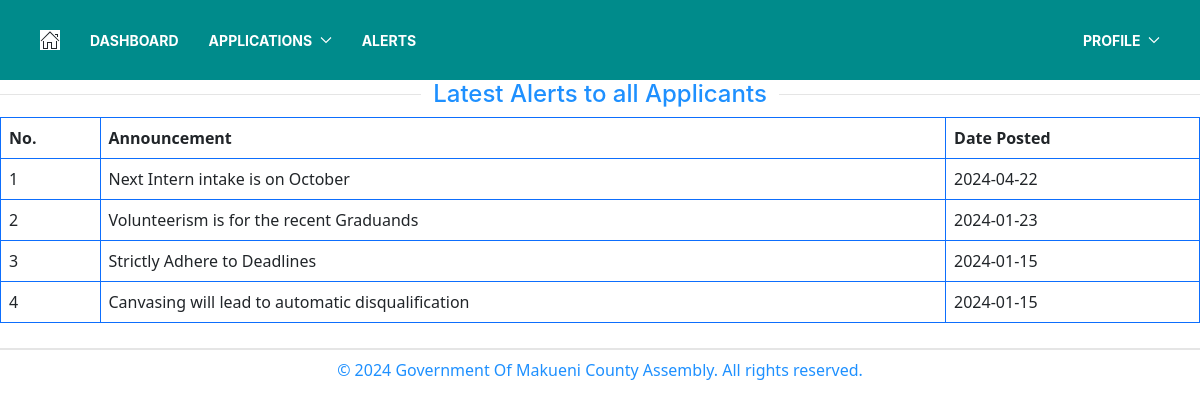
Screenshot of /announcements.php (signed in) with the database file from the repository.
### tables this page shows
CREATE TABLE `updates` (
  `uid` int(255) NOT NULL,
  `posts` varchar(255) NOT NULL,
  `Date` date NOT NULL DEFAULT current_timestamp()
);

### announcements.php (the view, shortened to what this page needs)
<?php
include 'menu.php';
?>
<!doctype html>
<html lang="en">
<head>
<link rel="stylesheet" href="https://cdn.jsdelivr.net/npm/uikit@3.19.4/dist/css/uikit.min.css" />
<link href="https://cdn.jsdelivr.net/npm/bootstrap@5.0.2/dist/css/bootstrap.min.css" rel="stylesheet">
</head>
<body>
<h4 class="uk-heading-line uk-text-center"><span style="color:dodgerblue;">Latest Alerts to all Applicants</span></h4>
<table class="table table-bordered border-primary">
<thead>
<tr>
<th scope="col">No.</th>
<th scope="col">Announcement</th>
<th scope="col">Date Posted</th>
</tr>
</thead>
<tbody>
<tr>
<?php
$sql = "SELECT * FROM updates ORDER BY DATE DESC";
$query = $conn->prepare($sql);
$query->execute();
$fetch = $query->fetchAll();
$i=1;
foreach ($fetch as $key => $value) { ?>
<td><?php echo $i++ ?></td>
<td><?php echo $value ['posts']?></td>
<td><?php echo $value ['Date']?></td>
</tr>
<?php } ?>
</tbody>
</table>
<h1 class="uk-heading-divider"></h1>
</body>
</html>
<?php include 'footer.php'; ?>

### menu.php (shortened to what this page needs)
<!DOCTYPE html>
<html>
<head>
<link rel="stylesheet" href="css/uikit.min.css" />
</head>
<body>
<nav class="uk-navbar-container" style="background-color:darkcyan;" uk-sticky="media: 640" >
<div class="uk-container">
<div  uk-navbar>
<div class="uk-navbar-left">
<a uk-icon="home" style="background-color:white;font-weight: 700;" ></a>
<ul class="uk-navbar-nav">
<li class="uk-active"><a href="dashboard.php" style="font-weight:700;color:white;">Dashboard</a></li>
<li>
<a href="#" style="font-weight:700;color:white;">Applications<span uk-navbar-parent-icon></span></a>
</li>
<li><a href="announcements.php" style="font-weight:700;color:white;">Alerts</a></li>
</ul>
</div>
<div class="uk-navbar-right">
<ul class="uk-navbar-nav">
<li>
<a style="font-weight:700;color:white;">Profile <span uk-navbar-parent-icon></span></a>
</li>
</ul>
</div>
</div>
</div>
</nav>
</body>
</html>

### footer.php
<center>
<footer>
	<p style="color:dodgerblue;">© 2024 Government Of Makueni County Assembly. All rights reserved.</p>
</footer>
</center>

### rows the page displays
updates: posts "Next Intern intake is on October", Date "2024-04-22"
updates: posts "Volunteerism is for the recent Graduands", Date "2024-01-23"
updates: posts "Strictly Adhere to Deadlines", Date "2024-01-15"
updates: posts "Canvasing will lead to automatic disqualification", Date "2024-01-15"
